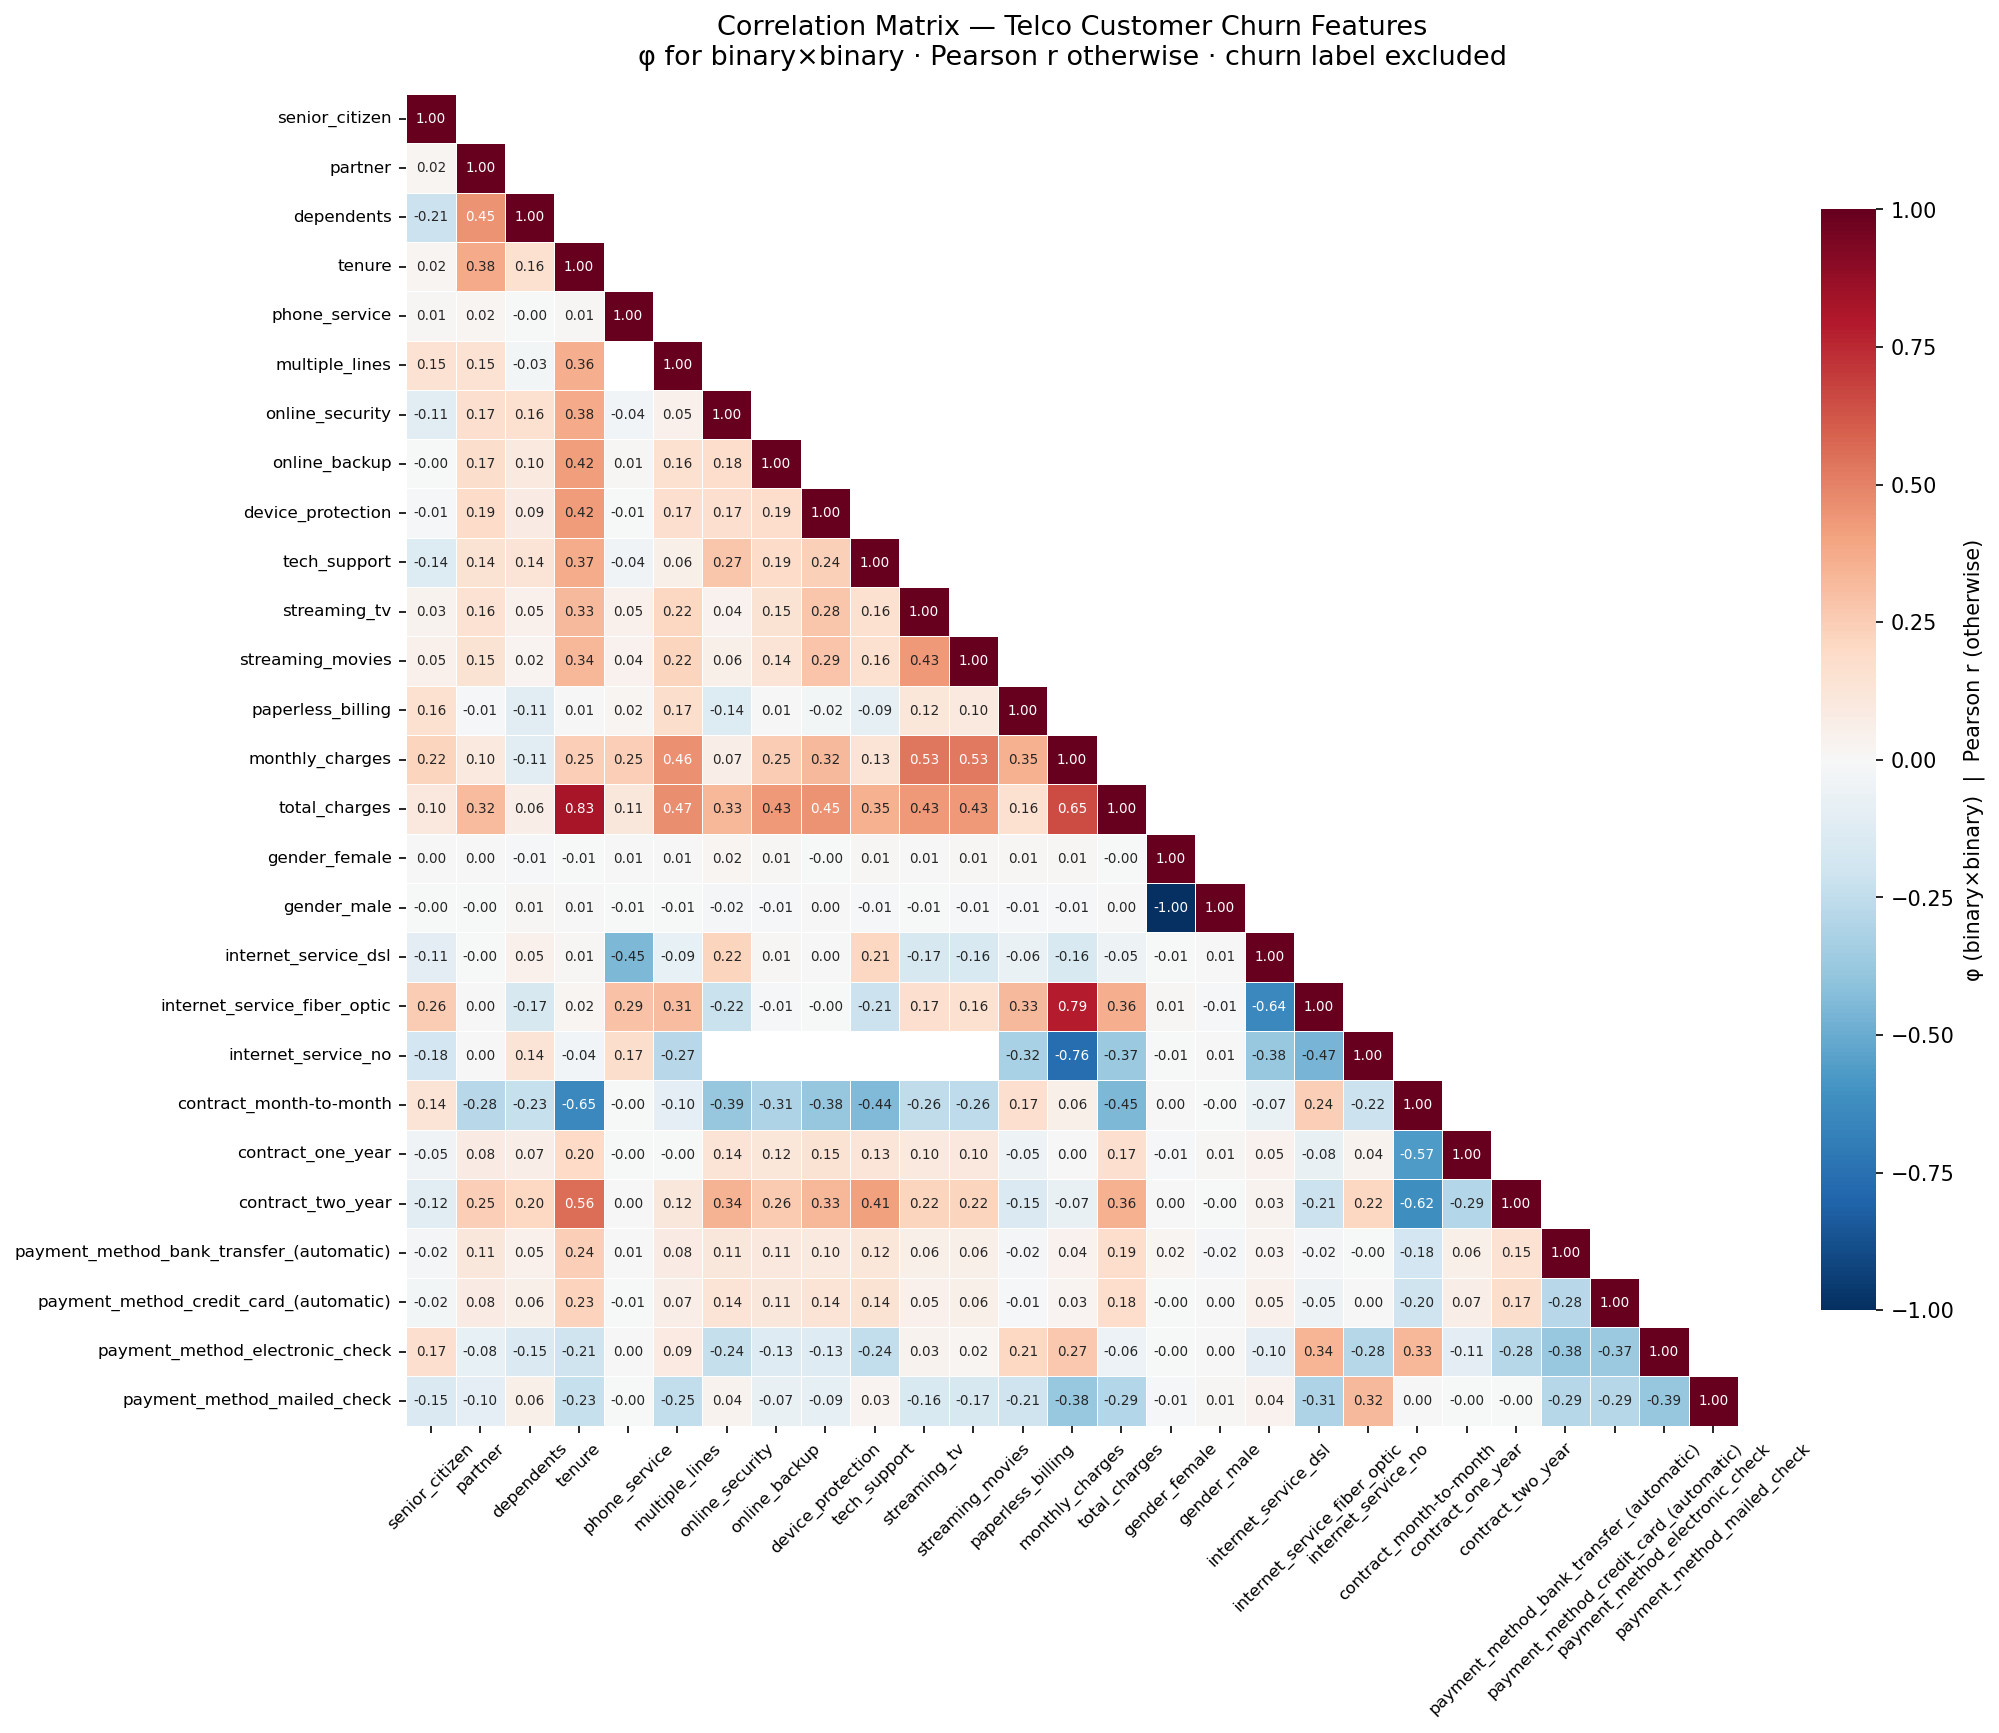

The script that saved this image:
"""
Correlation matrix for cleaned Telco Customer Churn dataset (churn label excluded).

Method chosen per pair type:
  - Binary × binary   → phi coefficient  (contingency-table formula)
  - Binary × numeric  → Pearson R
  - Numeric × numeric → Pearson R
All methods use pairwise complete observations (NaN rows dropped per pair).
"""

import pathlib
import pandas as pd
import matplotlib.pyplot as plt
import seaborn as sns
import numpy as np
import scipy.stats as stats

HERE = pathlib.Path(__file__).parent
DATA = HERE.parent / "data" / "processed" / "cleaned_telco_customer_churn.csv"

df = pd.read_csv(DATA).drop(columns=["churn"])

# ── Column classification ─────────────────────────────────────────────────────
binary_cols  = [c for c in df.columns if df[c].dropna().isin([0, 1]).all()]
numeric_cols = [c for c in df.columns if c not in binary_cols]


def phi(x: pd.Series, y: pd.Series) -> float:
    """Phi coefficient for two binary 0/1 series (pairwise complete obs)."""
    mask = x.notna() & y.notna()
    a, b = x[mask].astype(int), y[mask].astype(int)
    n11 = int(((a == 1) & (b == 1)).sum())
    n10 = int(((a == 1) & (b == 0)).sum())
    n01 = int(((a == 0) & (b == 1)).sum())
    n00 = int(((a == 0) & (b == 0)).sum())
    denom = np.sqrt((n11 + n10) * (n01 + n00) * (n11 + n01) * (n10 + n00))
    return float((n11 * n00 - n10 * n01) / denom) if denom else np.nan


def pearson(x: pd.Series, y: pd.Series) -> float:
    """Pearson R with pairwise complete observations."""
    mask = x.notna() & y.notna()
    a, b = x[mask], y[mask]
    if len(a) < 3:
        return np.nan
    r, _ = stats.pearsonr(a, b)
    return float(r)


# ── Build hybrid correlation matrix ──────────────────────────────────────────
cols = df.columns.tolist()
corr = pd.DataFrame(np.nan, index=cols, columns=cols)

for i, ci in enumerate(cols):
    corr.loc[ci, ci] = 1.0
    for j, cj in enumerate(cols):
        if j >= i:
            continue
        if ci in binary_cols and cj in binary_cols:
            r = phi(df[ci], df[cj])
        else:
            r = pearson(df[ci], df[cj])
        corr.loc[ci, cj] = r
        corr.loc[cj, ci] = r

# ── Figure ────────────────────────────────────────────────────────────────────
fig, ax = plt.subplots(figsize=(14, 12))

mask = np.triu(np.ones_like(corr, dtype=bool), k=1)  # lower triangle only

sns.heatmap(
    corr,
    mask=mask,
    ax=ax,
    cmap="RdBu_r",
    vmin=-1,
    vmax=1,
    center=0,
    annot=True,
    fmt=".2f",
    annot_kws={"size": 6.5},
    linewidths=0.4,
    linecolor="white",
    square=True,
    cbar_kws={
        "shrink": 0.75,
        "label": "φ (binary×binary)  |  Pearson r (otherwise)",
    },
)

ax.set_title(
    "Correlation Matrix — Telco Customer Churn Features\n"
    "φ for binary×binary · Pearson r otherwise · churn label excluded",
    fontsize=13,
    pad=14,
)
ax.tick_params(axis="x", rotation=45, labelsize=8)
ax.tick_params(axis="y", rotation=0,  labelsize=8)

plt.tight_layout()

out_path = HERE / "correlation_matrix.png"
fig.savefig(out_path, dpi=150, bbox_inches="tight")
print(f"Saved → {out_path}")
plt.close(fig)
